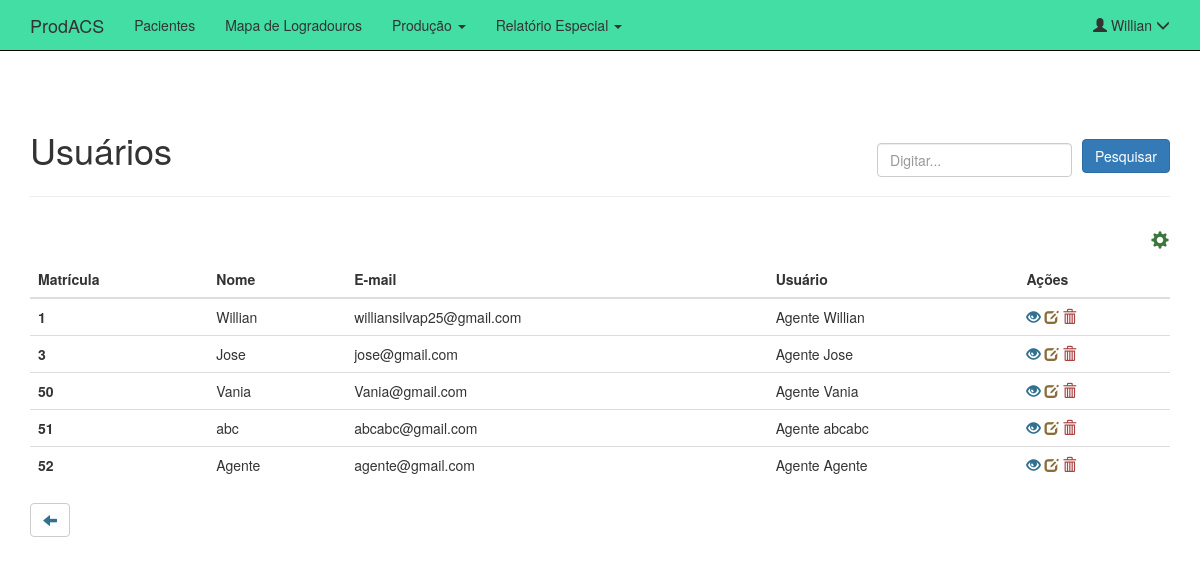
Page /pesquisar_usuario.php (signed in) on the committed database.
### tables this page shows
CREATE TABLE `usuarios` (
  `id` int(11) NOT NULL,
  `nome` varchar(220) NOT NULL,
  `email` varchar(220) NOT NULL,
  `usuario` varchar(220) NOT NULL,
  `senha` varchar(220) NOT NULL
);

### pesquisar_usuario.php (the view, shortened to what this page needs)
<?php
$mysqli = new mysqli('localhost', 'root', '', 'prodacs');
$pesquisa = $mysqli->real_escape_string($_GET['pesquisar']);
$result_usuario = "SELECT * FROM usuarios WHERE id LIKE '%$pesquisa%' OR nome LIKE '%$pesquisa%' OR email LIKE '%$pesquisa%' OR usuario LIKE '%$pesquisa%' ORDER BY id ASC";
$resultado_usuario = $mysqli->query($result_usuario);
?>
<!DOCTYPE html>
<html lang="pt-br">
<head>
    <link href="css/bootstrap.css" rel="stylesheet">
    <link href="css/ie10-viewport-bug-workaround.css" rel="stylesheet">
    <link href="css/theme.css" rel="stylesheet">
</head>
<body role="document">
    <?php
    include_once 'fixed_navbar.php';
    ?>
    <div class="container theme-showcase" role="main">
        <div class="page-header">
            <div class="row">
                <div class="col-sm-6 col-md-6">
                    <h1>
                        Usuários
                    </h1>
                </div>
                <div class="col-sm-6 col-md-6" style='text-align:right'>
                    <h1>
                        <form class="form-inline" method="GET" action="pesquisar_usuario.php">
                            <h1>
                                <div class="form-group">
                                    <input type="text" name="pesquisar" class="form-control" id="exampleInputName2" placeholder="Digitar...">
                                </div>
                                <button type="submit" class="btn btn-primary">Pesquisar</button>
                        </form>
                    </h1>
                </div>
            </div>
        </div>
        <div class="row">
            <div class="btn-group pull-right">
                <span class="glyphicon glyphicon-cog btn-lg text-success" style="cursor:pointer;" data-toggle="dropdown" aria-haspopup="true" aria-expanded="false"></span>
            </div>
        </div>
        <div class="row">
            <div class="col-md-12">
                <?php if (($resultado_usuario) and ($resultado_usuario->num_rows != 0)) { ?>
                    <table class="table">
                        <thead>
                            <tr>
                                <th>Matrícula</th>
                                <th>Nome</th>
                                <th>E-mail</th>
                                <th>Usuário</th>
                                <th>Ações</th>
                            </tr>
                        </thead>
                        <tbody>
                            <?php
                            while ($row_usuario = mysqli_fetch_assoc($resultado_usuario)) {
                            ?>
                                <tr>
                                    <th><?php echo $row_usuario['id']; ?></th>
                                    <td><?php echo $row_usuario['nome']; ?></td>
                                    <td><?php echo $row_usuario['email']; ?></td>
                                    <td><?php echo $row_usuario['usuario']; ?></td>
                                    <td>
                                        <span class="glyphicon glyphicon glyphicon-eye-open text-info" aria-hidden="true" style="cursor:pointer;" title='Vizualizar' data-toggle="modal" data-target="#myModal<?php echo $row_usuario['id']; ?>"></span>
                                        <span class="glyphicon glyphicon-edit text-warning text-info" aria-hidden="true" style="cursor:pointer;" title='Editar' data-toggle="modal" data-target="#exampleModal" data-whatever="<?php echo $row_usuario['id']; ?>" data-whatevernome="<?php echo $row_usuario['nome']; ?>" data-whateveremail="<?php echo $row_usuario['email']; ?>" data-whateverusuario="<?php echo $row_usuario['usuario']; ?>"></span>
                                        <?php echo "<a href='acao_apagar_usuario.php?id=" . $row_usuario['id'] . "' data-confirm='Tem certeza que deseja apagar o usuário selecionado?'><span class='glyphicon glyphicon-trash text-danger text-info' aria-hidden='true' style='cursor:pointer;' title='Apagar'></span></a>" ?>
                                    </td>
                                </tr>
                            <?php
                            } ?>
                        </tbody>
                    </table>
                <?php
                }
                ?>
            </div>
        </div>
        <?php echo "<a href='usuario.php' class='btn btn-default'><span class='glyphicon glyphicon-arrow-left text-info' aria-hidden='true' style='cursor:pointer;' title='Voltar'></span></a>" ?>
    </div>
</body>
</html>

### fixed_navbar.php (shortened to what this page needs)
<nav class="navbar navbar-inverse navbar-fixed-top" style="background-color: #42dea4; border-color: #000000;">
    <div class="container">
        <div class="navbar-header">
            <a class="navbar-brand" href="index.php" style="color:#333;">ProdACS</a>
        </div>
        <div id="navbar" class="navbar-collapse collapse">
            <ul class="nav navbar-nav">
                <li><a href="pacientes.php" style="color:#333;">Pacientes</a></li>
                <li><a href="user-map.php" style="color:#333;">Mapa de Logradouros</a></li>
                <li class="dropdown"><a href="#" class="dropdown-toggle" data-toggle="dropdown" role="button" aria-haspopup="true" aria-expanded="false" style="color:#333; background-color: #42dea4;">Produção <span class="caret"></span></a>
                </li>
                <li class="dropdown"><a href="#" class="dropdown-toggle" data-toggle="dropdown" role="button" aria-haspopup="true"  aria-expanded="false" style="color:#333; background-color: #42dea4;">Relatório Especial <span class="caret"></span></a>
                </li>
            </ul>
            <ul class="nav navbar-nav navbar-right">
                <li class="dropdown"><a href="#" class="dropdown-toggle" data-toggle="dropdown" role="button" aria-haspopup="true" aria-expanded="false" style="color:#333; background-color: #42dea4;"><span class="glyphicon glyphicon-user"></span> <?php echo $_SESSION['nome']; ?> <span class="glyphicon glyphicon-menu-down"></span></a>
                </li>
            </ul>
        </div>
    </div>
</nav>

### css/theme.css (style rules this page uses)
body { padding-top: 70px; padding-bottom: 30px; }

### rows in the picture
usuarios: id "1", nome "Willian", email "williansilvap25@gmail.com", usuario "Agente Willian"
usuarios: id "3", nome "Jose", email "jose@gmail.com", usuario "Agente Jose"
usuarios: id "50", nome "Vania", email "Vania@gmail.com", usuario "Agente Vania"
usuarios: id "51", nome "abc", email "abcabc@gmail.com", usuario "Agente abcabc"
usuarios: id "52", nome "Agente", email "agente@gmail.com", usuario "Agente Agente"

### other values in the picture
$_SESSION['nome'] "Willian"
